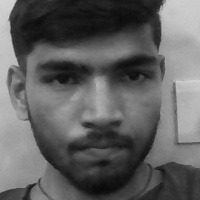
#> input picture Face_dataset/1.jpg, 200 x 200 px, found by its file name
$ python Detection.py
#> lines starting #> are read from the running program, lines starting #| are printed output that depends on the picture; after the words box and inside, x2 and y2 are one past the last pixel; in counts of white or black regions, pixels touching at a corner belong together
import cv2
import numpy as np
from os import listdir
from os.path import isfile, join

data_path = 'C:/Users/Mr.nitish yadav/OneDrive/Desktop/face_dataset/'
onlyfiles = [f for f in listdir(data_path) if isfile(join(data_path,f))]

Training_Data, Labels = [], []

for i, files in enumerate(onlyfiles):
    image_path = data_path + onlyfiles[i]
    images = cv2.imread(image_path, cv2.IMREAD_GRAYSCALE)
#> images is the input picture: shape (200, 200); min 9, max 211, mean 96.5
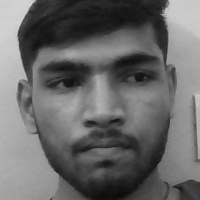
#> input picture Face_dataset/13.jpg, 200 x 200 px, given in place of the camera
#> further down, frame is the input picture: shape (200, 200, 3); min 11, max 216, mean 104.8
    Training_Data.append(np.asarray(images, dtype=np.uint8))
    Labels.append(i)

Labels = np.asarray(Labels, dtype=np.int32)

model = cv2.face.LBPHFaceRecognizer_create()

model.train(np.asarray(Training_Data), np.asarray(Labels))

print("Dataset Model Training Complete!!!!!")

face_classifier = cv2.CascadeClassifier('C:/Users/Mr.nitish yadav/AppData/Local/Programs/Python/Python311/Lib/site-packages/cv2/data/haarcascade_frontalface_default.xml')

def face_detector(img, size = 0.5):
#> called with size = 0.5
    gray = cv2.cvtColor(img, cv2.COLOR_BGR2GRAY)
    faces = face_classifier.detectMultiScale(gray,1.3,5)
#> faces = [[19, 19, 164, 164]]

    if faces is():
        return img,[]

    for(x,y,w,h) in faces:
        cv2.rectangle(img, (x,y),(x+w,y+h),(0,255,0),2)
        roi = img[y:y+h, x:x+w]
        roi = cv2.resize(roi, (200,200))
#> this loop made 1 pass
#> pass 1, in face_detector, `roi = img[y:y+h, x:x+w]`:
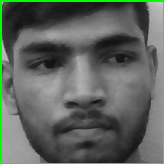
#> roi: shape (164, 164, 3); mean B, G, R 91.6, 100.8, 91.6
#> pass 1, in face_detector, `roi = cv2.resize(roi, (200,200))`:
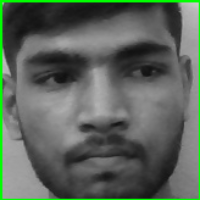
#> roi: shape (200, 200, 3); mean B, G, R 91.4, 100.8, 91.4
#> after the loop:
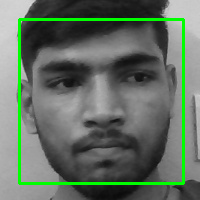
#> img: shape (200, 200, 3); 4.91% of pixels changed, all inside (x1, y1, x2, y2) = (18, 18, 185, 185)

    return img,roi

cap = cv2.VideoCapture(0)
while True:

    ret, frame = cap.read()

    image, face = face_detector(frame)

    try:
        face = cv2.cvtColor(face, cv2.COLOR_BGR2GRAY)
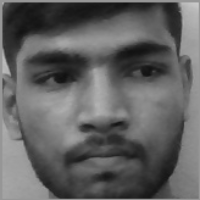
#> face: shape (200, 200); min 16, max 202, mean 96.9
        result = model.predict(face)
#> result = (2, 54.38)

        if result[1] < 500:
            confidence = int(100*(1-(result[1])/300))
#> confidence = 81


        if confidence > 82:
            cv2.putText(image, " Nitish ", (250, 450), cv2.FONT_HERSHEY_COMPLEX, 1, (255, 255, 255), 2)
            cv2.imshow('Face Cropper', image)

        else:
            cv2.putText(image, "Unknown", (250, 450), cv2.FONT_HERSHEY_COMPLEX, 1, (0, 0, 255), 2)
            cv2.imshow('Face Cropper', image)


    except:
        cv2.putText(image, "Face Not Found", (250, 450), cv2.FONT_HERSHEY_COMPLEX, 1, (255, 0, 0), 2)
        cv2.imshow('Face Cropper', image)
        pass

    if cv2.waitKey(1)==13:
#> (key Esc is pressed here)
        break


cap.release()
cv2.destroyAllWindows()
